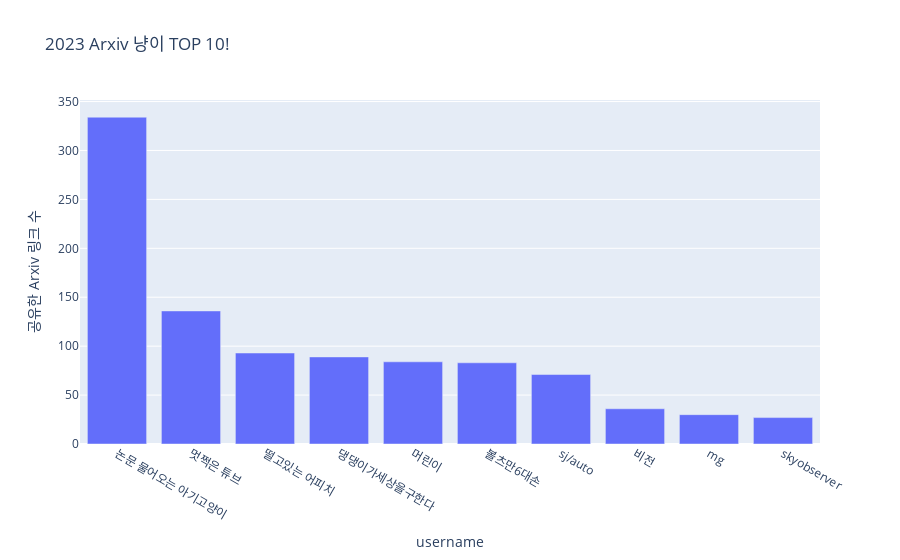
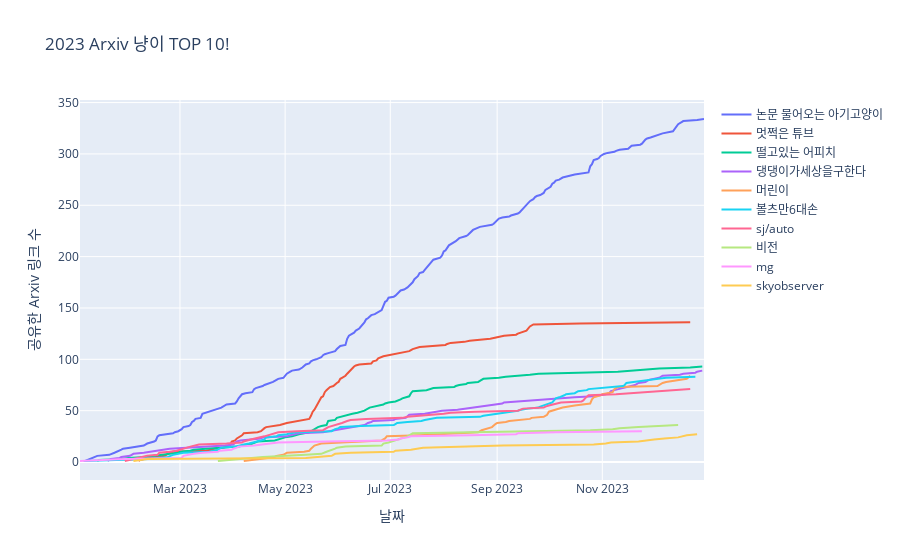

The notebook cell saved with these charts, in order:
### Code cell
# make have_arxiv column
df['have_arxiv'] = df['message'].str.contains('https://arxiv.org/')


# plot with plotly
import plotly.express as px
fig = px.bar(df[df['have_arxiv'] == True]['username'].value_counts().head(10), title='2023 Arxiv 냥이 TOP 10!')
fig.update_layout(showlegend=False)
fig.update_yaxes(title_text='공유한 Arxiv 링크 수')
fig.show()

top10 = df[df['have_arxiv'] == True]['username'].value_counts().head(10).index
df_forplot = df[df['have_arxiv'] == True].groupby(['username', 'date']).size().reset_index(name='counts')
df_forplot.head()
# plot number of cumulative chats per day
fig = go.Figure()
for username in top10:
    fig.add_trace(go.Scatter(x=df_forplot[df_forplot['username'] == username]['date'],
                             y=np.cumsum(df_forplot[df_forplot['username'] == username]['counts']),
                             mode='lines',
                             name=username))
fig.update_layout(title='2023 Arxiv 냥이 TOP 10!',
                    xaxis_title='날짜',
                    yaxis_title='공유한 Arxiv 링크 수')
fig.show()
